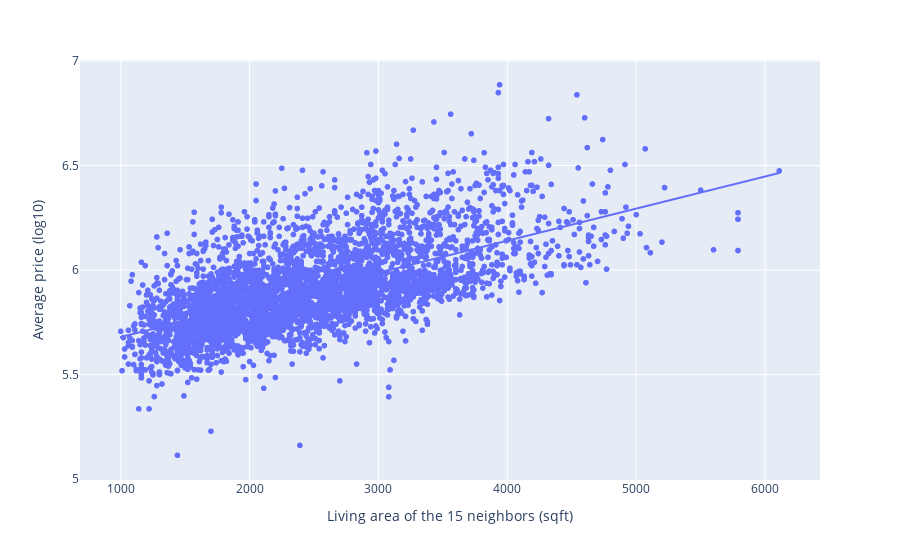

Notebook code for this chart:
### Code cell
fig_li15vsprice = px.scatter(df_best, x='sqft_living15', y='price_log',  trendline="ols", labels=dict(sqft_living15="Living area of the 15 neighbors (sqft) ", price_log="Average price (log10)"))
fig_li15vsprice.write_image("graphics/fig_li15vsprice.pdf")
fig_li15vsprice.show()

### Figure 1 — Plotly figure (JSON) as saved in the notebook; plotly's stock layout.template omitted (floating-point values rounded to 4 significant figures; data arrays with more than 128 entries replaced by an {"elided": "..."} marker saying what was removed)
{"data": [{"hovertemplate": "Living area of the 15 neighbors (sqft) =%{x}<br>Average price (log10)=%{y}<extra></extra>", "legendgroup": "", "marker": {"color": "#636efa", "symbol": "circle"}, "mode": "markers", "name": "", "showlegend": false, "type": "scattergl", "x": {"elided": "3957 int values"}, "xaxis": "x", "y": {"elided": "3957 float values"}, "yaxis": "y"}, {"hovertemplate": "<b>OLS trendline</b><br>price_log = 0.000153546 * sqft_living15 + 5.5262<br>R<sup>2</sup>=0.372232<br><br>Living area of the 15 neighbors (sqft) =%{x}<br>Average price (log10)=%{y} <b>(trend)</b><extra></extra>", "legendgroup": "", "marker": {"color": "#636efa", "symbol": "circle"}, "mode": "lines", "name": "", "showlegend": false, "type": "scattergl", "x": {"elided": "3957 int values"}, "xaxis": "x", "y": {"elided": "3957 float values"}, "yaxis": "y"}], "layout": {"legend": {"tracegroupgap": 0}, "margin": {"t": 60}, "xaxis": {"anchor": "y", "domain": [0, 1], "title": {"text": "Living area of the 15 neighbors (sqft) "}}, "yaxis": {"anchor": "x", "domain": [0, 1], "title": {"text": "Average price (log10)"}}}}
